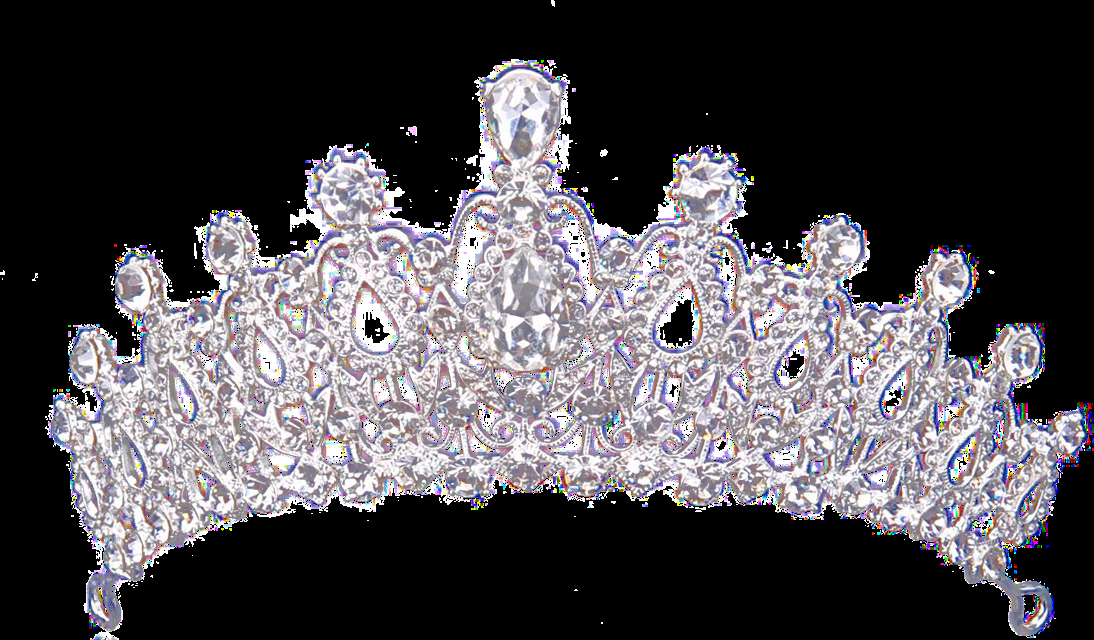
#> input picture simple_queen.png, 1094 x 640 px
$ python filter.py
#> lines starting #> are read from the running program, lines starting #| are printed output that depends on the picture

# [60 lines of commented-out code are left out]
import cv2
import cvzone

capt = cv2.VideoCapture(0)
cascade = cv2.CascadeClassifier('haarcascade_frontalface_default.xml')
overlay = cv2.imread('simple_queen.png', cv2.IMREAD_UNCHANGED)
#> overlay is the input picture: shape (640, 1094, 4); mean B, G, R, A 79.5, 75.1, 78.1, 74.5

while True:
    _, frame = capt.read()
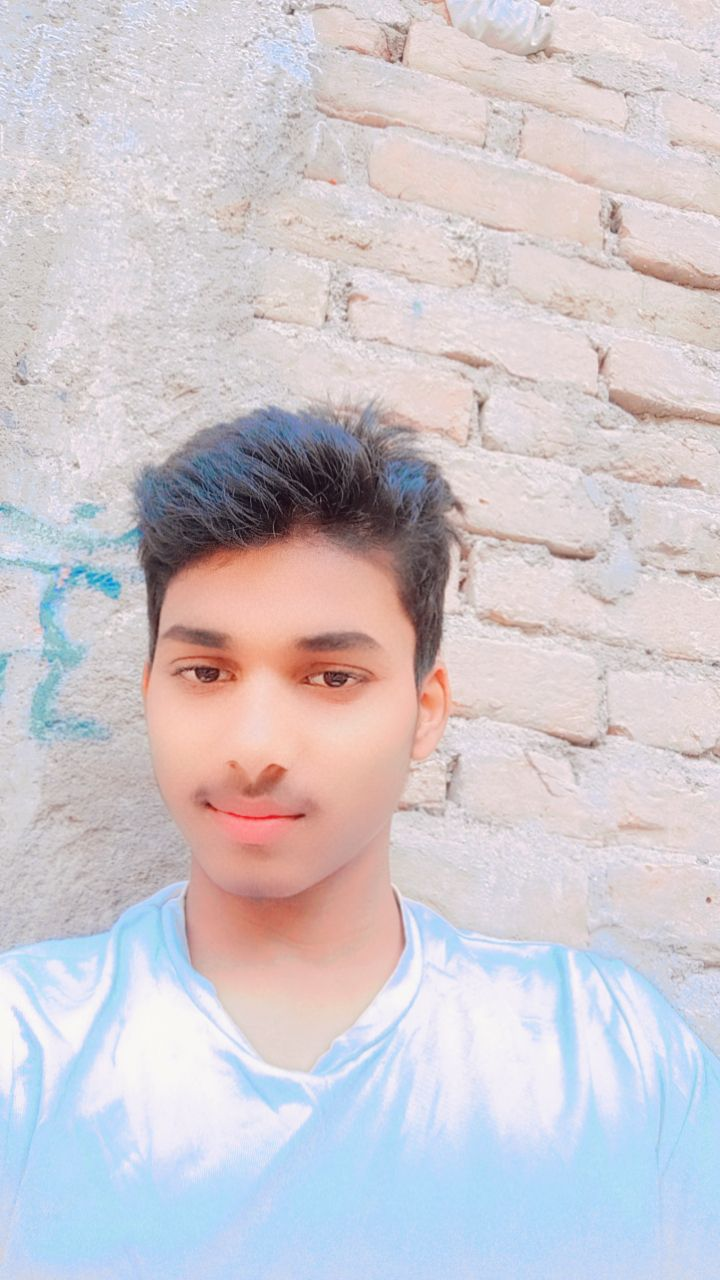
#> input picture RAVIKISHAN KUMAR 2.jpg, 720 x 1280 px, given in place of the camera
#> frame is the input picture: shape (1280, 720, 3); mean B, G, R 206, 200.7, 207.5
    gray_scale = cv2.cvtColor(frame, cv2.COLOR_BGR2GRAY)
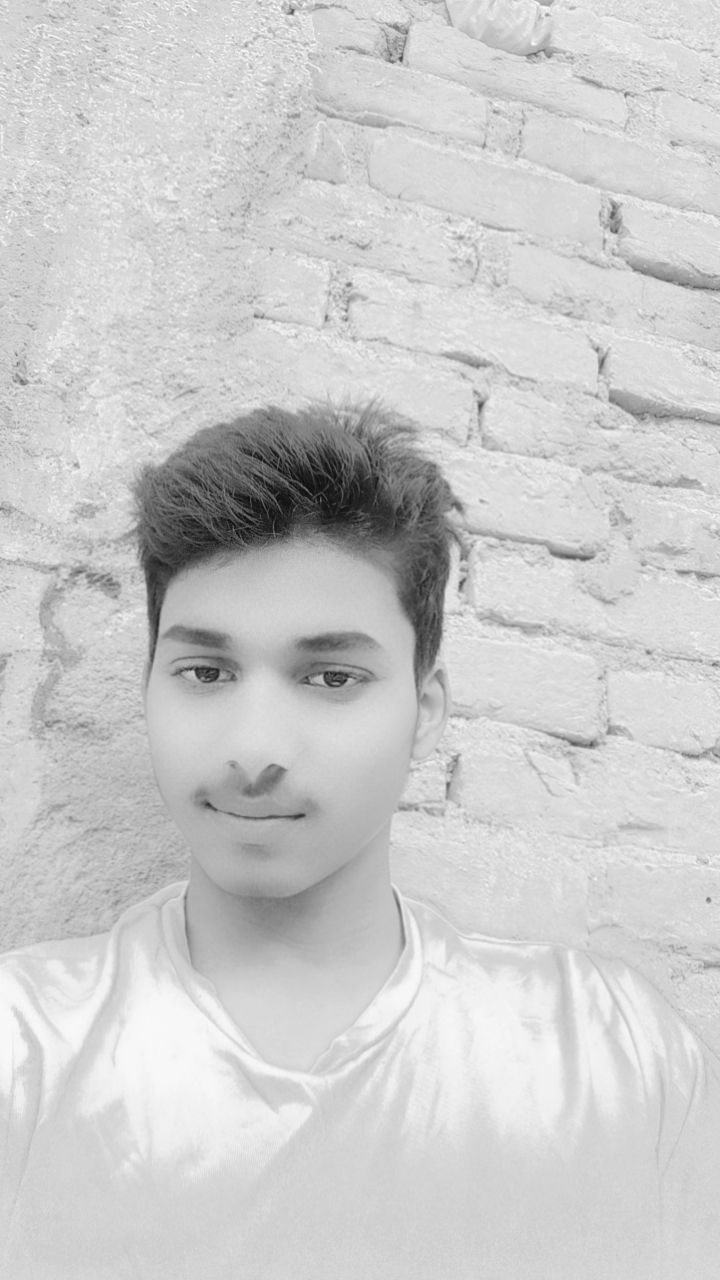
#> gray_scale: shape (1280, 720); min 5, max 253, mean 203.3
    faces = cascade.detectMultiScale(gray_scale)
#> faces = [[606, 1002, 63, 63], [66, 516, 402, 402]]

    for (x, y, w, h) in faces:
        cv2.rectangle(frame, (x, y), (x+w, y+h), (250, 250, 250), 2)   # 2 = thickness

        # Calculate the position for placing the overlay on the top of the head
        overlay_x = x + int(w * -0.09)  # Adjust these values based on your preference
        overlay_y = y - int(h * 0.8)

        overlay_resize = cv2.resize(overlay, (int(w * 1.1), int(h * 1.1)))
#> (the run stopped early here; a loop or call above may not have finished)
